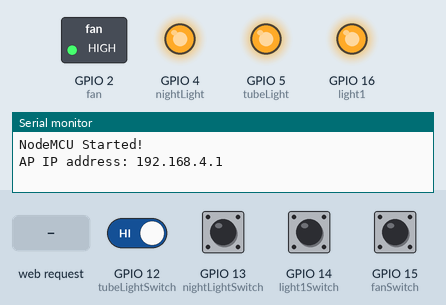
Simulated run of this sketch. Board: ESP8266 (NodeMCU). On the bench: switched loads named in the sketch (green lamp = pin HIGH), output pins drawn as LEDs (lit = HIGH), the last lines printed to the serial monitor. The test bench sets the inputs (shaded band); at power-on: GPIO 12 (tubeLightSwitch), GPIO 13 (nightLightSwitch), GPIO 14 (light1Switch), GPIO 15 (fanSwitch) HIGH.

Above: at 2.3 s.
2.4 s: HTTP request GET /led1off received
At 3.6 s:
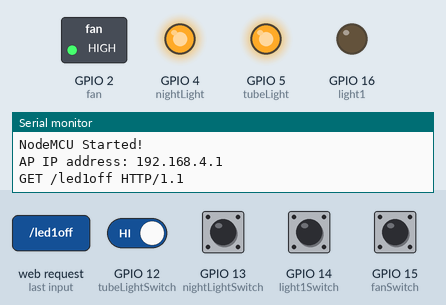
3.9 s: HTTP request GET /tubeLightoff received
At 5.0 s:
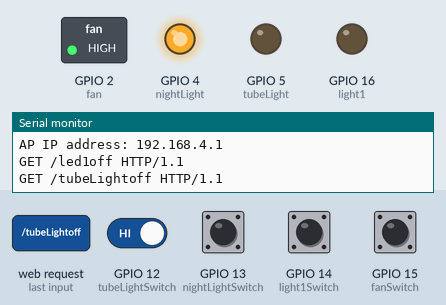
5.4 s: HTTP request GET /led1on received
At 6.1 s:
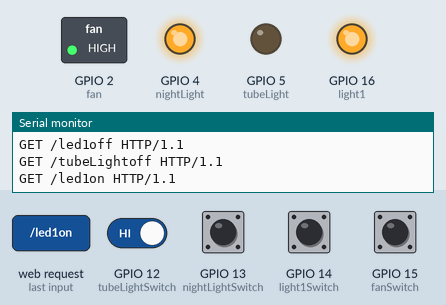
6.9 s: GPIO 13 (nightLightSwitch) pulled LOW for 1 s
At 7.6 s:
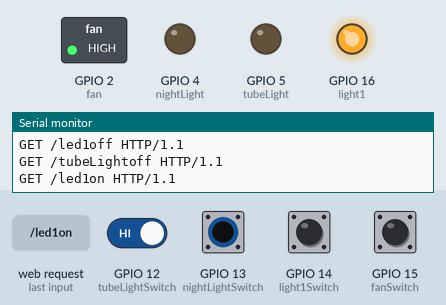
9.6 s: GPIO 15 (fanSwitch) pulled LOW for 0.15 s
At 10.0 s:
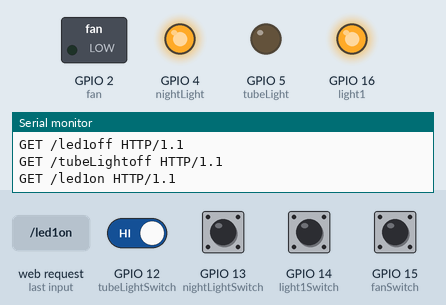
11.6 s: GPIO 12 (tubeLightSwitch) driven LOW and GPIO 13 (nightLightSwitch) driven LOW
At 12.3 s:
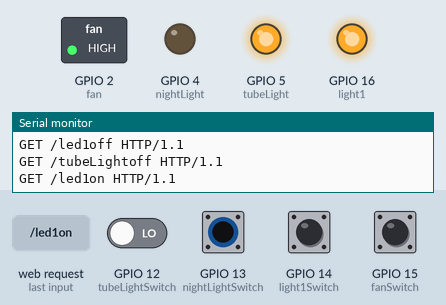
Timing chart, 0 to 14.1 s (numbered marks = the images above; inputs shaded):
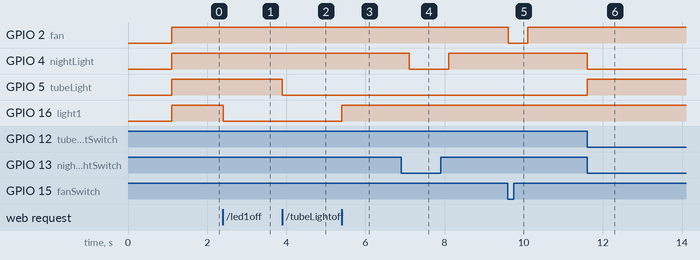

Measured:
- after the input at 2.4 s, GPIO 16 (light1): HIGH → LOW at once
- after the input at 3.9 s, GPIO 5 (tubeLight): HIGH → LOW at once
- after the input at 5.4 s, GPIO 16 (light1): LOW → HIGH at once
- after the input at 6.9 s, GPIO 4 (nightLight): HIGH → LOW after 0.21 s, → HIGH 1.0 s later
- after the input at 9.6 s, GPIO 2 (fan): HIGH → LOW at once, → HIGH 0.50 s later
- after the input at 11.6 s, GPIO 4 (nightLight): HIGH → LOW at once; GPIO 5 (tubeLight): LOW → HIGH at once

The sketch:

home_automation_mcu.ino
```cpp
//code edited by rahul guglani


#include <ESP8266WiFi.h>

WiFiClient client;
WiFiServer server(80);

#define light1 16          //D0
#define tubeLight 5       //D1
#define nightLight 4      //D2
#define fan 2            //D4

#define light1Switch 14   //D5
#define tubeLightSwitch 12  //D6
#define nightLightSwitch 13 //D7
#define fanSwitch 15       //D8


#define tdel 500           //500ms button change is checked

const char* ssid = "NodeMcu";         // Enter SSID here
const char* password = "password";   //Enter Password here

unsigned long prevMili =0;
bool light1BtnStateP,tubeLightBtnStateP,nightLightBtnStateP,fanBtnStateP;
bool light1BtnStateC,tubeLightBtnStateC,nightLightBtnStateC,fanBtnStateC;
bool light1State, tubeLightState , nightLightState, fanState;


void setup()
{
  // put your setup code here, to run once:
  Serial.begin(9600);

  Serial.println("NodeMCU Started!");
  WiFi.softAP(ssid, password);
  delay(100);
  IPAddress IP = WiFi.softAPIP();
  Serial.print("AP IP address: ");
  Serial.println(IP);
  server.begin();
  delay(1000);

  pinMode(light1, OUTPUT);
  pinMode(tubeLight, OUTPUT);
  pinMode(nightLight, OUTPUT);
  pinMode(fan, OUTPUT);

  pinMode(light1Switch, INPUT);
  pinMode(tubeLightSwitch, INPUT);
  pinMode(nightLightSwitch, INPUT);
  pinMode(fanSwitch, INPUT);

  light1BtnStateP = digitalRead(light1Switch);
  tubeLightBtnStateP = digitalRead(tubeLightSwitch);
  tubeLightBtnStateP = digitalRead(tubeLightSwitch);
  fanBtnStateP = digitalRead(fanSwitch);

  light1State = light1BtnStateP;
  tubeLightState = tubeLightBtnStateP;
  nightLightState = nightLightBtnStateP;
  fanState = fanBtnStateP;

  digitalWrite(light1,light1State);
  digitalWrite(tubeLight,tubeLightState);
  digitalWrite(nightLight,nightLightState);
  digitalWrite(fan,fanState);


}


void chkBtnChange()
{
  light1BtnStateC = digitalRead(light1Switch);
  tubeLightBtnStateC = digitalRead(tubeLightSwitch);
  nightLightBtnStateC = digitalRead(nightLightSwitch);
  fanBtnStateC = digitalRead(fanSwitch);

  if(light1BtnStateC!=light1BtnStateP)
  {
    light1State = !light1State;
  }
  if(tubeLightBtnStateC!=tubeLightBtnStateP)
  {
    tubeLightState = !tubeLightState;
  }
  if(nightLightBtnStateC!=nightLightBtnStateP)
  {
    nightLightState = !nightLightState;
  }
  if(fanBtnStateC!=fanBtnStateP)
  {
    fanState = !fanState;
  }

    light1BtnStateP=light1BtnStateC;
    tubeLightBtnStateP=tubeLightBtnStateC;
    nightLightBtnStateP=nightLightBtnStateC;
    fanBtnStateP=fanBtnStateC;

}


void loop()
{
  unsigned long currMili = millis();

  if(currMili - prevMili >= tdel )
  {
    chkBtnChange();
    prevMili = millis();
  }

  digitalWrite(light1,light1State);
  digitalWrite(tubeLight,tubeLightState);
  digitalWrite(nightLight,nightLightState);
  digitalWrite(fan,fanState);


  client = server.available();  //Gets a client that is connected to the server and has data available for reading.
  if (client == 1)
  {
    String request =  client.readStringUntil('\n');
    Serial.println(request);

    request.trim();


    if(request == "GET /led1on HTTP/1.1")
    {
      light1State = HIGH;
    }
    else if(request == "GET /led1off HTTP/1.1")
    {
      light1State = LOW;
    }
    else if(request == "GET /tubeLighton HTTP/1.1")
    {
      tubeLightState = HIGH;
    }
    else if(request == "GET /tubeLightoff HTTP/1.1")
    {
      tubeLightState= LOW;
    }
    else if(request == "GET /nightLighton HTTP/1.1")
    {
      nightLightState= HIGH;
    }
    else if(request == "GET /nightLightoff HTTP/1.1")
    {
      nightLightState= LOW;
    }
    else if(request == "GET /fanon HTTP/1.1")
    {
      fanState = HIGH;
    }
    else if(request == "GET /fanoff HTTP/1.1")
    {
      fanState = LOW;
    }

  }
}
```
